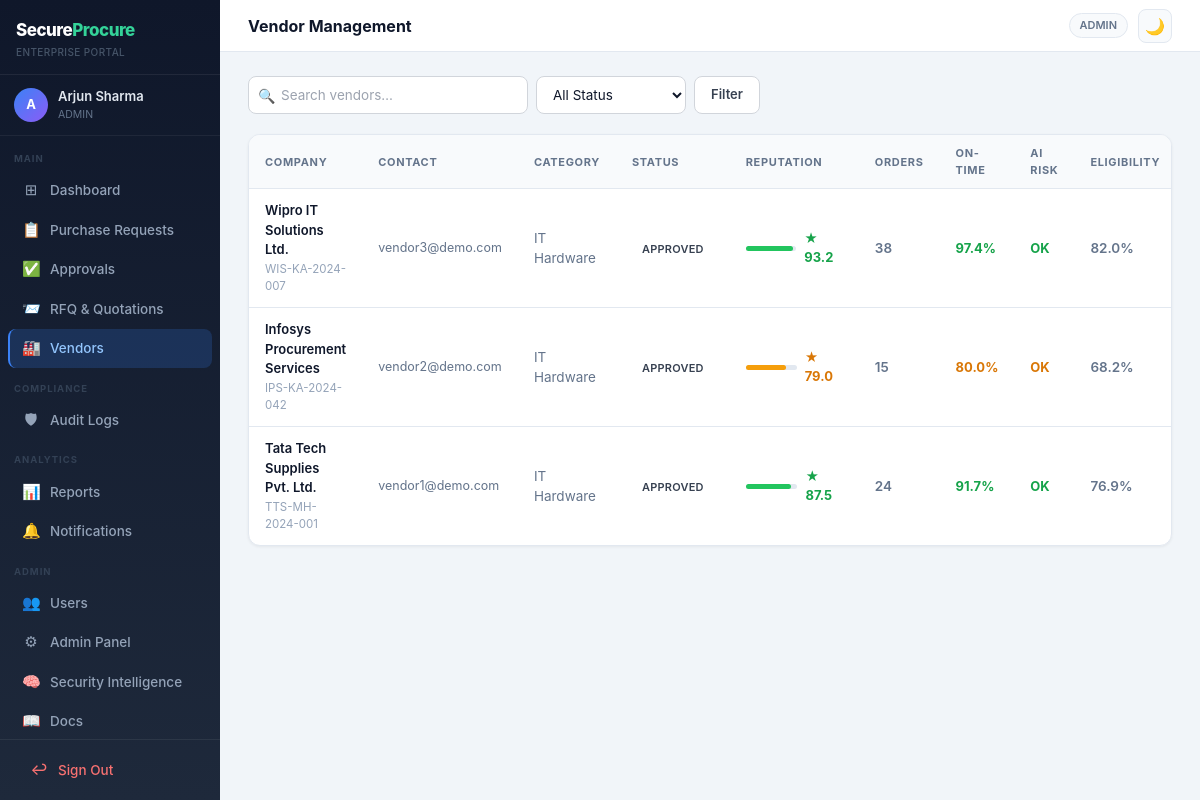
/vendors (signed in), run on the app's committed database.
### app/models.py (models this page shows, shortened)
class User(UserMixin, db.Model):
    __tablename__ = 'users'
    id            = db.Column(db.Integer, primary_key=True)
    name          = db.Column(db.String(120), nullable=False)
    email         = db.Column(db.String(120), unique=True, nullable=False)
    password_hash = db.Column(db.String(256), nullable=False)
    role          = db.Column(db.String(30), nullable=False, default='PROCUREMENT_OFFICER')
    department    = db.Column(db.String(100))
    is_active     = db.Column(db.Boolean, default=True)
    created_at    = db.Column(db.DateTime, default=datetime.utcnow)
    vendor         = db.relationship('Vendor', back_populates='user', uselist=False)
    requests       = db.relationship('PurchaseRequest', back_populates='creator', foreign_keys='PurchaseRequest.created_by')
    approvals      = db.relationship('Approval', back_populates='decider', foreign_keys='Approval.decided_by')
    audit_logs     = db.relationship('AuditLog', back_populates='user')
    notifications  = db.relationship('Notification', back_populates='user', cascade='all, delete-orphan')

class Vendor(db.Model):
    __tablename__ = 'vendors'
    id               = db.Column(db.Integer, primary_key=True)
    user_id          = db.Column(db.Integer, db.ForeignKey('users.id'), unique=True, nullable=False)
    company_name     = db.Column(db.String(150), nullable=False)
    registration_no  = db.Column(db.String(60), unique=True)
    contact_phone    = db.Column(db.String(30))
    address          = db.Column(db.Text)
    category            = db.Column(db.String(80))
    status              = db.Column(db.String(20), default='PENDING')
    reputation_score    = db.Column(db.Float, default=0.0)
    total_orders        = db.Column(db.Integer, default=0)
    on_time_delivery    = db.Column(db.Float, default=0.0)
    trust_score         = db.Column(db.Float, default=0.0)
    fraud_probability   = db.Column(db.Float, default=0.0)
    compliance_score    = db.Column(db.Float, default=0.0)
    eligibility_score   = db.Column(db.Float, default=0.0)
    ai_risk_blocked     = db.Column(db.Boolean, default=False)
    created_at          = db.Column(db.DateTime, default=datetime.utcnow)
    user       = db.relationship('User', back_populates='vendor')
    rfq_invites = db.relationship('RFQVendor', back_populates='vendor', cascade='all, delete-orphan')
    quotations = db.relationship('Quotation', back_populates='vendor')

### app/routes/vendors.py (the view)
@bp.route('/vendors')
@login_required
def list_vendors():
    search = request.args.get('search', '')
    status = request.args.get('status', '')
    q = Vendor.query
    if search:
        q = q.filter(Vendor.company_name.ilike(f'%{search}%'))
    if status:
        q = q.filter_by(status=status)
    vendors = q.order_by(Vendor.created_at.desc()).all()
    for vendor in vendors:
        compute_vendor_risk(vendor, vendor.category)
    db.session.commit()
    return render_template('dashboard/vendors.html', vendors=vendors, search=search, status_filter=status)

### app/utils.py (called while the page is built)
def status_badge_class(status):
    mapping = {
        'DRAFT': 'badge-secondary',
        'SUBMITTED': 'badge-info',
        'UNDER_REVIEW': 'badge-warning',
        'APPROVED': 'badge-success',
        'REJECTED': 'badge-danger',
        'RFQ_ISSUED': 'badge-info',
        'QUOTED': 'badge-info',
        'PO_ISSUED': 'badge-success',
        'COMPLETED': 'badge-success',
        'CANCELLED': 'badge-secondary',
        'PENDING': 'badge-warning',
        'SELECTED': 'badge-success',
        'OPEN': 'badge-info',
        'CLOSED': 'badge-secondary',
    }
    return mapping.get(status, 'badge-secondary')

### templates/dashboard/vendors.html (shortened to what this page needs)
{% extends "base.html" %}
{% block page_header %}
  <div style="font-size: 16px; font-weight: 700; color: var(--text-primary);">Vendor Management</div>
{% endblock %}
{% block content %}
<div style="display: flex; flex-wrap: wrap; gap: 8px; margin-bottom: 20px; align-items: center;">
  <form style="display: flex; gap: 8px; flex: 1; min-width: 0;" method="get">
    <div style="position: relative; max-width: 280px; flex: 1;">
      <span style="position: absolute; left: 10px; top: 50%; transform: translateY(-50%); color: var(--text-faint); font-size: 14px;">🔍</span>
      <input type="text" name="search" value="{{ search }}" placeholder="Search vendors…"
        class="form-input" style="padding-left: 32px;"/>
    </div>
    <select name="status" class="form-input" style="width: 150px;">
      <option value="">All Status</option>
    </select>
    <button type="submit" class="btn btn-outline">Filter</button>
  </form>
</div>
<div class="card" style="overflow: hidden;">
  <table style="width: 100%; border-collapse: collapse;">
    <thead><tr class="tbl-head">
      <th>Company</th>
      <th>Contact</th>
      <th>Category</th>
      <th>Status</th>
      <th>Reputation</th>
      <th>Orders</th>
      <th>On-Time</th>
      <th>AI Risk</th>
      <th>Eligibility</th>
    </tr></thead>
    <tbody>
      {% for v in vendors %}
      <tr class="tbl-row">
        <td>
          <div style="font-size: 13px; font-weight: 600; color: var(--text-primary);">{{ v.company_name }}</div>
          <div style="font-size: 11.5px; color: var(--text-faint); margin-top: 1px;">{{ v.registration_no or 'No reg. no.' }}</div>
        </td>
        <td style="color: var(--text-muted); font-size: 12.5px;">{{ v.user.email }}</td>
        <td style="color: var(--text-muted);">{{ v.category or '—' }}</td>
        <td><span class="badge badge-{{ status_badge(v.status) }}">{{ v.status }}</span></td>
        <td>
          <div style="display: flex; align-items: center; gap: 8px;">
            <div style="width: 60px; background: var(--border); border-radius: 4px; height: 5px;">
              <div style="background: {% if v.reputation_score >= 85 %}#22c55e{% elif v.reputation_score >= 70 %}#f59e0b{% else %}#ef4444{% endif %}; width: {{ v.reputation_score }}%; height: 5px; border-radius: 4px;"></div>
            </div>
            <span style="font-size: 13px; font-weight: 700; color: {% if v.reputation_score >= 85 %}#16a34a{% elif v.reputation_score >= 70 %}#d97706{% else %}#dc2626{% endif %};">★ {{ v.reputation_score|round(1) }}</span>
          </div>
        </td>
        <td style="color: var(--text-muted); font-weight: 600;">{{ v.total_orders }}</td>
        <td>
          <span style="font-size: 13px; font-weight: 700; color: {% if v.on_time_delivery >= 90 %}#16a34a{% elif v.on_time_delivery >= 75 %}#d97706{% else %}#dc2626{% endif %};">
            {{ v.on_time_delivery|round(1) }}%
          </span>
        </td>
        <td>
          <span style="font-size: 13px; font-weight: 700; color: {% if v.ai_risk_blocked %}#dc2626{% elif v.eligibility_score >= 70 %}#16a34a{% else %}#d97706{% endif %};">
            {% if v.ai_risk_blocked %}BLOCKED{% else %}OK{% endif %}
          </span>
        </td>
        <td style="color: var(--text-muted); font-weight: 600;">{{ v.eligibility_score|round(1) }}%</td>
      </tr>
      {% else %}
      <tr><td colspan="8" style="text-align: center; padding: 48px 16px; color: var(--text-faint); font-size: 13px;">No vendors found.</td></tr>
      {% endfor %}
    </tbody>
  </table>
</div>
{% endblock %}

### templates/base.html (shortened to what this page needs)
<!DOCTYPE html>
<html lang="en" class="h-full">
<head>
  <script src="https://cdn.tailwindcss.com"></script>
</head>
<body class="h-full flex overflow-hidden" style="font-family: -apple-system, BlinkMacSystemFont, 'Segoe UI', sans-serif;">
<aside class="sidebar flex-shrink-0">
  <div style="padding: 18px 16px 14px; border-bottom: 1px solid rgba(255,255,255,0.07);">
    <a href="/dashboard" style="text-decoration: none; display: block;">
      <div style="font-size: 17px; font-weight: 800; color: white; letter-spacing: -0.5px;">
        Secure<span style="color: #34d399;">Procure</span>
      </div>
      <div style="font-size: 10px; color: #475569; margin-top: 1px; font-weight: 500; letter-spacing: 0.04em;">ENTERPRISE PORTAL</div>
    </a>
  </div>
  <div style="padding: 12px 14px; border-bottom: 1px solid rgba(255,255,255,0.06);">
    <div style="display: flex; align-items: center; gap: 10px;">
      <div style="width: 34px; height: 34px; border-radius: 50%; background: linear-gradient(135deg,#3b82f6,#8b5cf6); display: flex; align-items: center; justify-content: center; font-size: 13px; font-weight: 700; color: white; flex-shrink: 0;">
        {{ current_user.name[0].upper() }}
      </div>
      <div style="min-width: 0;">
        <div style="font-size: 13px; font-weight: 600; color: #e2e8f0; white-space: nowrap; overflow: hidden; text-overflow: ellipsis;">{{ current_user.name }}</div>
        <div style="font-size: 10.5px; color: #64748b; margin-top: 1px;">{{ current_user.role.replace('_',' ') }}</div>
      </div>
    </div>
  </div>
  <nav style="flex: 1; padding: 10px 0; overflow-y: auto;">
    <div style="padding: 6px 14px 4px; font-size: 9.5px; font-weight: 700; color: #334155; letter-spacing: 0.1em; text-transform: uppercase;">Main</div>
    <a href="/dashboard" class="nav-item {% if request.path == '/dashboard' %}active{% endif %}">
      <span class="nav-icon">⊞</span> Dashboard
    </a>
    {% if current_user.role != 'VENDOR' %}
    <a href="/requests" class="nav-item {% if '/requests' in request.path %}active{% endif %}">
      <span class="nav-icon">📋</span> Purchase Requests
    </a>
    {% endif %}
    {% if current_user.role in ['APPROVER', 'ADMIN'] %}
    <a href="/approvals" class="nav-item {% if '/approvals' in request.path %}active{% endif %}">
      <span class="nav-icon">✅</span> Approvals
    </a>
    {% endif %}
    {% if current_user.role in ['PROCUREMENT_OFFICER', 'ADMIN', 'APPROVER', 'AUDITOR'] %}
    <a href="/rfq" class="nav-item {% if '/rfq' in request.path %}active{% endif %}">
      <span class="nav-icon">📨</span> RFQ &amp; Quotations
    </a>
    {% endif %}
    {% if current_user.role in ['ADMIN', 'PROCUREMENT_OFFICER', 'AUDITOR'] %}
    <a href="/vendors" class="nav-item {% if '/vendors' in request.path %}active{% endif %}">
      <span class="nav-icon">🏭</span> Vendors
    </a>
    {% endif %}
    {% if current_user.role in ['AUDITOR', 'ADMIN'] %}
    <div style="padding: 10px 14px 4px; font-size: 9.5px; font-weight: 700; color: #334155; letter-spacing: 0.1em; text-transform: uppercase; margin-top: 4px;">Compliance</div>
    <a href="/audit" class="nav-item {% if '/audit' in request.path %}active{% endif %}">
      <span class="nav-icon">🛡</span> Audit Logs
    </a>
    {% endif %}
    <div style="padding: 10px 14px 4px; font-size: 9.5px; font-weight: 700; color: #334155; letter-spacing: 0.1em; text-transform: uppercase; margin-top: 4px;">Analytics</div>
    <a href="/reports" class="nav-item {% if '/reports' in request.path %}active{% endif %}">
      <span class="nav-icon">📊</span> Reports
    </a>
    <a href="/notifications" class="nav-item {% if '/notifications' in request.path %}active{% endif %}">
      <span class="nav-icon">🔔</span> Notifications
    </a>
    {% if current_user.role == 'ADMIN' %}
    <div style="padding: 10px 14px 4px; font-size: 9.5px; font-weight: 700; color: #334155; letter-spacing: 0.1em; text-transform: uppercase; margin-top: 4px;">Admin</div>
    <a href="/admin/users" class="nav-item {% if '/admin/users' in request.path %}active{% endif %}">
      <span class="nav-icon">👥</span> Users
    </a>
    <a href="/admin/panel" class="nav-item {% if '/admin/panel' in request.path %}active{% endif %}">
      <span class="nav-icon">⚙</span> Admin Panel
    </a>
    <a href="/admin/security-intelligence" class="nav-item {% if '/admin/security-intelligence' in request.path %}active{% endif %}">
      <span class="nav-icon">🧠</span> Security Intelligence
    </a>
    <a href="/admin/docs" class="nav-item {% if '/admin/docs' in request.path %}active{% endif %}">
      <span class="nav-icon">📖</span> Docs
    </a>
    {% endif %}
  </nav>
  <div style="padding: 10px 8px; border-top: 1px solid rgba(255,255,255,0.07);">
    <form action="/logout" method="post">
      <button type="submit" class="nav-item" style="width:100%; background:none; border:none; cursor:pointer; color:#f87171;">
        <span class="nav-icon">↩</span> Sign Out
      </button>
    </form>
  </div>
</aside>
<div style="flex: 1; display: flex; flex-direction: column; overflow: hidden; min-width: 0;">
  <header class="topbar">
    <div>{% block page_header %}{% endblock %}</div>
    <div style="display: flex; align-items: center; gap: 10px;">
      <span style="font-size: 11px; font-weight: 600; color: var(--text-muted); background: var(--bg-subtle); border: 1px solid var(--border); padding: 3px 10px; border-radius: 20px;">
        {{ current_user.role.replace('_',' ') }}
      </span>
      <button class="theme-toggle" id="theme-btn" onclick="toggleTheme()" title="Toggle dark/light mode">🌙</button>
    </div>
  </header>
  <main class="main-content">
    {% block content %}{% endblock %}
  </main>
</div>
</body>
</html>

### templates/base.html (style rules this page uses)
:root { --bg-page: #f1f5f9; --bg-card: #ffffff; --bg-subtle: #f8fafc; --bg-input: #ffffff; --border: #e2e8f0; --border-input: #d1d5db; --text-primary: #0f172a; --text-secondary:#374151; --text-muted: #64748b; --text-faint: #94a3b8; --shadow: 0 1px 3px rgba(0,0,0,0.06); }
body { background: var(--bg-page); transition: background 0.2s, color 0.2s; }
.sidebar { width: 220px; min-width: 220px; background: linear-gradient(180deg, #0f172a 0%, #1e293b 100%); display: flex; flex-direction: column; height: 100vh; }
.nav-item { display: flex; align-items: center; gap: 10px; padding: 8px 14px; border-radius: 8px; font-size: 13.5px; font-weight: 500; color: #94a3b8; text-decoration: none; transition: all 0.15s; margin: 1px 8px; white-space: nowrap; }
.nav-item.active { background: rgba(59,130,246,0.2); color: #93c5fd; border-left: 2px solid #3b82f6; padding-left: 12px; }
.nav-icon { font-size: 15px; width: 18px; text-align: center; flex-shrink: 0; }
.card { background: var(--bg-card); border-radius: 12px; border: 1px solid var(--border); box-shadow: var(--shadow); }
.badge { display: inline-flex; align-items: center; padding: 2px 10px; border-radius: 20px; font-size: 11px; font-weight: 600; letter-spacing: 0.02em; }
.btn { display: inline-flex; align-items: center; gap: 6px; padding: 8px 16px; border-radius: 8px; font-size: 13px; font-weight: 600; cursor: pointer; border: none; transition: all 0.15s; text-decoration: none; }
.btn-outline { background: var(--bg-card); color: var(--text-secondary); border: 1px solid var(--border-input); }
.form-input { display: block; width: 100%; border: 1px solid var(--border-input); border-radius: 8px; padding: 8px 12px; font-size: 13.5px; color: var(--text-primary); background: var(--bg-input); outline: none; transition: border-color 0.15s, box-shadow 0.15s; }
.tbl-head th { padding: 10px 16px; font-size: 11px; font-weight: 700; color: var(--text-muted); text-transform: uppercase; letter-spacing: 0.06em; background: var(--bg-subtle); border-bottom: 1px solid var(--border); text-align: left; }
.tbl-row td { padding: 12px 16px; font-size: 13.5px; color: var(--text-secondary); border-bottom: 1px solid var(--border); }
.tbl-row:last-child td { border-bottom: none; }
.theme-toggle { width: 34px; height: 34px; border-radius: 8px; border: 1px solid var(--border); background: var(--bg-subtle); cursor: pointer; display: flex; align-items: center; justify-content: center; font-size: 16px; transition: all 0.15s; }
.topbar { background: var(--bg-card); border-bottom: 1px solid var(--border); padding: 0 28px; height: 52px; display: flex; align-items: center; justify-content: space-between; flex-shrink: 0; }
.main-content { flex: 1; overflow-y: auto; padding: 24px 28px; }

### data on the page
User: name "A", name "Arjun Sharma", role.replace "ADMIN"
Vendor: company_name "Wipro IT Solutions Ltd.", registration_no "WIS-KA-2024-007", user.email "vendor3@demo.com", category "IT Hardware", status "APPROVED", reputation_score "93.2", total_orders "38", on_time_delivery "97.4", ai_risk_blocked "OK", eligibility_score "82.0"
Vendor: company_name "Infosys Procurement Services", registration_no "IPS-KA-2024-042", user.email "vendor2@demo.com", category "IT Hardware", status "APPROVED", reputation_score "79.0", total_orders "15", on_time_delivery "80.0", ai_risk_blocked "OK", eligibility_score "68.2"
Vendor: company_name "Tata Tech Supplies Pvt. Ltd.", registration_no "TTS-MH-2024-001", user.email "vendor1@demo.com", category "IT Hardware", status "APPROVED", reputation_score "87.5", total_orders "24", on_time_delivery "91.7", ai_risk_blocked "OK", eligibility_score "76.9"
